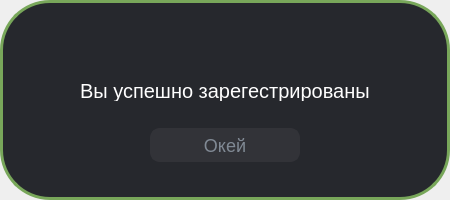
<?xml version="1.0" encoding="UTF-8"?>
<ui version="4.0">
 <class>SuccessRegister</class>
 <widget class="QDialog" name="SuccessRegister">
  <property name="geometry">
   <rect>
    <x>0</x>
    <y>0</y>
    <width>450</width>
    <height>200</height>
   </rect>
  </property>
  <property name="sizePolicy">
   <sizepolicy hsizetype="Maximum" vsizetype="Maximum">
    <horstretch>0</horstretch>
    <verstretch>0</verstretch>
   </sizepolicy>
  </property>
  <property name="minimumSize">
   <size>
    <width>450</width>
    <height>200</height>
   </size>
  </property>
  <property name="maximumSize">
   <size>
    <width>450</width>
    <height>200</height>
   </size>
  </property>
  <property name="windowTitle">
   <string>Dialog</string>
  </property>
  <widget class="QFrame" name="Wrapper">
   <property name="geometry">
    <rect>
     <x>0</x>
     <y>0</y>
     <width>450</width>
     <height>200</height>
    </rect>
   </property>
   <property name="sizePolicy">
    <sizepolicy hsizetype="Fixed" vsizetype="Fixed">
     <horstretch>0</horstretch>
     <verstretch>0</verstretch>
    </sizepolicy>
   </property>
   <property name="minimumSize">
    <size>
     <width>450</width>
     <height>200</height>
    </size>
   </property>
   <property name="maximumSize">
    <size>
     <width>450</width>
     <height>200</height>
    </size>
   </property>
   <property name="styleSheet">
    <string notr="true">background-color:rgba(38,40,45,255);
border-radius:50px;
border:3px solid #78A75A;</string>
   </property>
   <layout class="QVBoxLayout" name="verticalLayout">
    <property name="spacing">
     <number>0</number>
    </property>
    <property name="leftMargin">
     <number>0</number>
    </property>
    <property name="topMargin">
     <number>45</number>
    </property>
    <property name="rightMargin">
     <number>0</number>
    </property>
    <property name="bottomMargin">
     <number>35</number>
    </property>
    <item alignment="Qt::AlignHCenter|Qt::AlignVCenter">
     <widget class="QFrame" name="TextAndIcon_2">
      <property name="sizePolicy">
       <sizepolicy hsizetype="Fixed" vsizetype="Fixed">
        <horstretch>0</horstretch>
        <verstretch>0</verstretch>
       </sizepolicy>
      </property>
      <property name="minimumSize">
       <size>
        <width>200</width>
        <height>50</height>
       </size>
      </property>
      <property name="styleSheet">
       <string notr="true">border:0;</string>
      </property>
      <layout class="QVBoxLayout" name="verticalLayout_2">
       <property name="spacing">
        <number>0</number>
       </property>
       <property name="leftMargin">
        <number>0</number>
       </property>
       <property name="topMargin">
        <number>0</number>
       </property>
       <property name="rightMargin">
        <number>0</number>
       </property>
       <property name="bottomMargin">
        <number>0</number>
       </property>
       <item alignment="Qt::AlignHCenter">
        <widget class="QPushButton" name="pushButton_2">
         <property name="sizePolicy">
          <sizepolicy hsizetype="Fixed" vsizetype="Fixed">
           <horstretch>0</horstretch>
           <verstretch>0</verstretch>
          </sizepolicy>
         </property>
         <property name="text">
          <string/>
         </property>
         <property name="icon">
          <iconset resource="../res-rec.qrc">
           <normaloff>:/icons/icon/done_outline_24dp_78A75A_FILL0_wght400_GRAD0_opsz24.svg</normaloff>:/icons/icon/done_outline_24dp_78A75A_FILL0_wght400_GRAD0_opsz24.svg</iconset>
         </property>
         <property name="iconSize">
          <size>
           <width>40</width>
           <height>40</height>
          </size>
         </property>
        </widget>
       </item>
       <item alignment="Qt::AlignHCenter|Qt::AlignBottom">
        <widget class="QLabel" name="ErrorMes">
         <property name="sizePolicy">
          <sizepolicy hsizetype="Fixed" vsizetype="Fixed">
           <horstretch>0</horstretch>
           <verstretch>0</verstretch>
          </sizepolicy>
         </property>
         <property name="minimumSize">
          <size>
           <width>0</width>
           <height>0</height>
          </size>
         </property>
         <property name="maximumSize">
          <size>
           <width>300</width>
           <height>20</height>
          </size>
         </property>
         <property name="styleSheet">
          <string notr="true">font-size:20px;
color:white;</string>
         </property>
         <property name="text">
          <string>Вы успешно зарегестрированы</string>
         </property>
        </widget>
       </item>
      </layout>
     </widget>
    </item>
    <item alignment="Qt::AlignHCenter|Qt::AlignBottom">
     <widget class="QPushButton" name="Ok_button">
      <property name="sizePolicy">
       <sizepolicy hsizetype="Fixed" vsizetype="Fixed">
        <horstretch>0</horstretch>
        <verstretch>0</verstretch>
       </sizepolicy>
      </property>
      <property name="minimumSize">
       <size>
        <width>150</width>
        <height>30</height>
       </size>
      </property>
      <property name="cursor">
       <cursorShape>PointingHandCursor</cursorShape>
      </property>
      <property name="styleSheet">
       <string notr="true">QPushButton {
height:30px;
border: 2px solid #323338;
border-radius: 10px;
background-color:#323338;
font-size:18px;
color:#808994;
}

QPushButton:hover {
background-color:#656c76;
color:black;
}</string>
      </property>
      <property name="text">
       <string>Окей</string>
      </property>
     </widget>
    </item>
   </layout>
  </widget>
 </widget>
 <resources>
  <include location="../res-rec.qrc"/>
 </resources>
 <connections/>
</ui>
